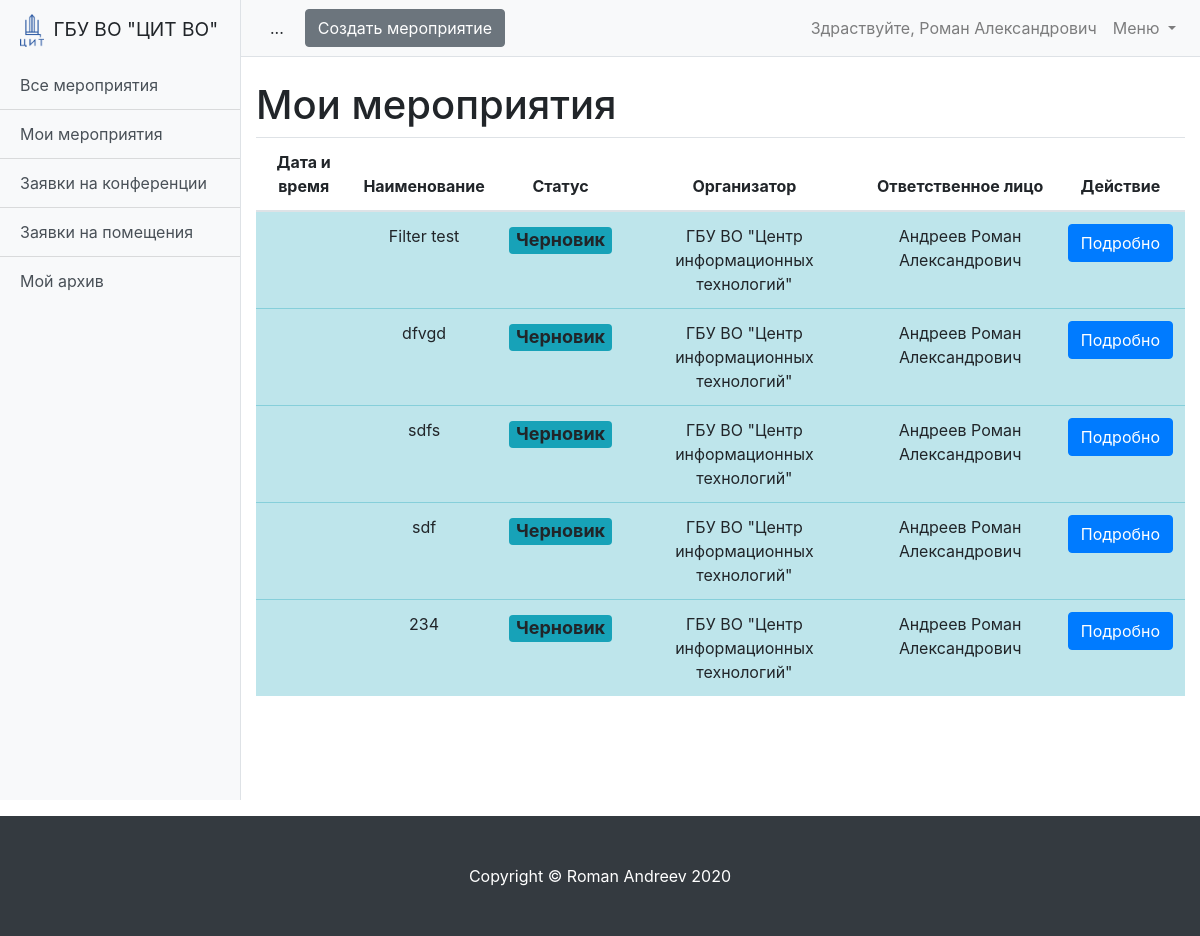
Page /schedule/my-event-list/ (signed in) on the earlier database version.
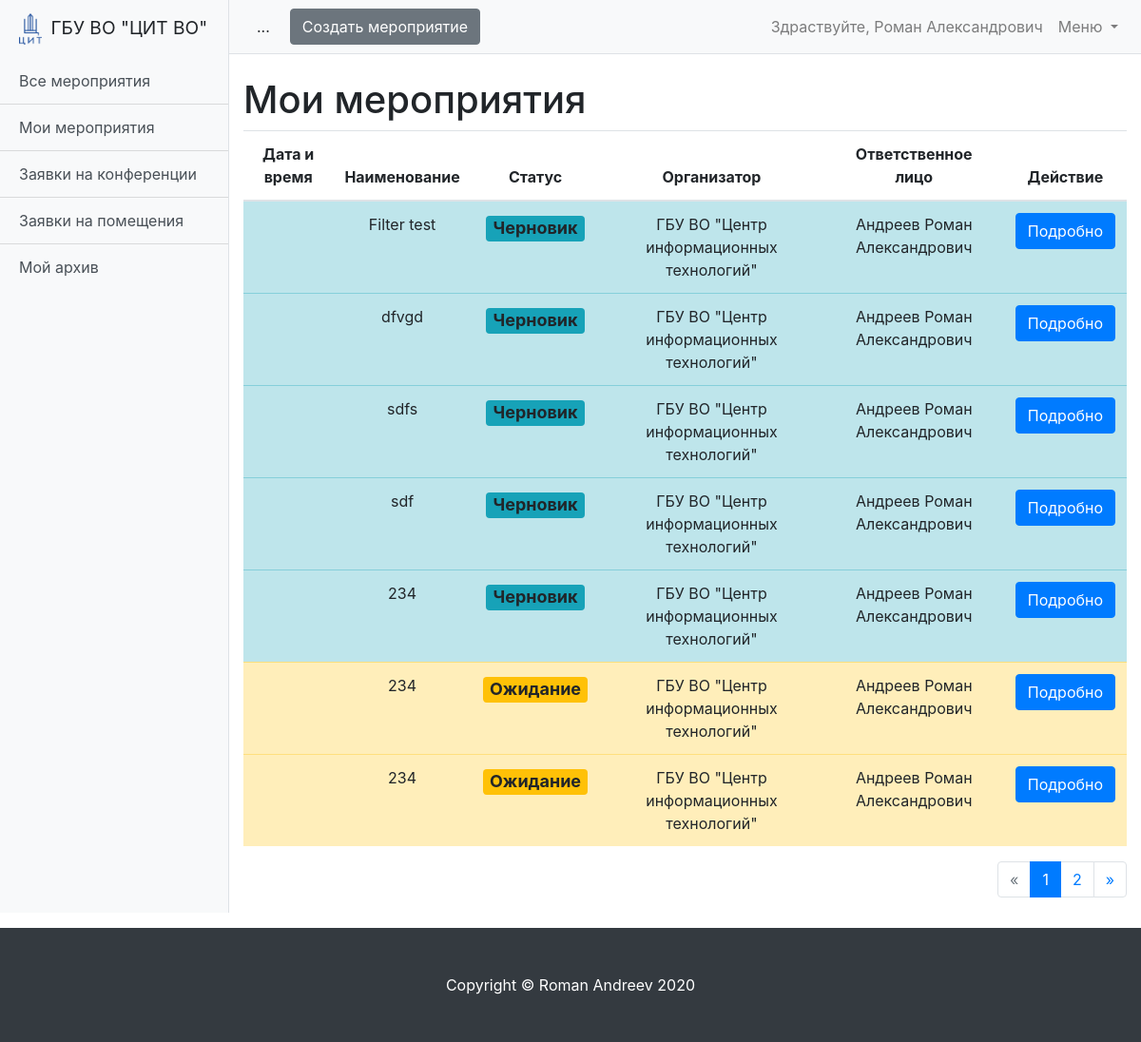
Same page on the later database version.
### schedule/models.py (models this page shows, shortened)
class Event(models.Model):
    MESSAGES = {
        'create': 'Мероприятие создано!',
        'update': 'Мероприятие изменено!',
        'delete': 'Мероприятие удалено!'
    }
    STATUS_DRAFT = 'draft'
    STATUS_WAIT = 'wait'
    STATUS_READY = 'ready'
    STATUS_REJECTION = 'rejection'
    STATUS_COMPLETED = 'completed'
    STATUS_CHOICES = (
        (STATUS_DRAFT, 'Черновик'),
        (STATUS_WAIT, 'Ожидание'),
        (STATUS_READY, 'Готово'),
        (STATUS_REJECTION, 'Отказ'),
        (STATUS_COMPLETED, 'Окончено')
    )
    name = models.CharField(max_length=255, verbose_name='Название мероприятия')
    description = models.TextField(verbose_name='Описание')
    organization = models.ForeignKey('Organization', verbose_name='Организация', on_delete=models.CASCADE)  # Возможно избыточно
    owner = models.ForeignKey('User', verbose_name='Владелец', on_delete=models.CASCADE)
    date_start = models.DateField(verbose_name='Дата начала мероприятия', null=True, blank=True)
    date_end = models.DateField(verbose_name='Дата окончания мероприятия', null=True, blank=True)
    created_at = models.DateTimeField(auto_now=True)
    status = models.CharField(
        max_length=100,
        verbose_name='Статус мероприятия',
        choices=STATUS_CHOICES,
        default=STATUS_DRAFT
    )
    def get_absolute_url(self):
        return reverse('event_detail', kwargs={'pk': self.pk})
    class Meta:
        ordering = ['date_start']
        verbose_name = 'Мероприятие'
        verbose_name_plural = 'Мероприятия'

class Organization(models.Model):
    name = models.CharField(max_length=255, verbose_name='Название организации')
    room = models.ManyToManyField('Room', verbose_name='Доступные помещения', related_name='related_room')
    created_at = models.DateTimeField(auto_now=True)
    def __str__(self):
        return self.name
    class Meta:
        ordering = ['name']
        verbose_name = 'Организация'
        verbose_name_plural = 'Организации'

class User(AbstractUser):
    is_operator = models.BooleanField(default=False, verbose_name='Опертор')
    is_assistant = models.BooleanField(default=False, verbose_name='Ассистент')
    organization = models.ForeignKey('Organization', verbose_name='Организация', on_delete=models.SET_NULL,
                                     null=True, blank=True)
    subscribe_mail = models.BooleanField(verbose_name='Подписка на почтовую рассылку', default=False)
    telegram = models.CharField(max_length=10, verbose_name='Телеграм чат-id', null=True, blank=True)
    subscribe_telegram = models.BooleanField(verbose_name='Подписка на рассылку в телеграм', default=False)
    phone = models.CharField(max_length=100, verbose_name='Телефон', null=True, blank=True)
    def __str__(self):
        return f'{self.last_name} {self.first_name}'

### schedule/views/event.py (the view)
# urls.py: path('my-event-list/', MyEventsListView.as_view(), name='my_event_list'),
class MyEventsListView(LoginRequiredMixin, HelpMixin, ListView):
    model = Event
    paginate_by = 7
    template_name = 'schedule/my_event_list.html'
    def get_queryset(self):
        queryset = super().get_queryset()
        set_status_completed(queryset)
        return queryset.filter(
            status__in=('wait', 'ready', 'draft', 'rejection'),
            owner=self.request.user
        )

### schedule/services.py (called while the page is built)
def set_status_completed(queryset):
    if queryset.model == Event:
        completed_list = queryset.filter(date_start__lt=today, status__in=['wait', 'ready', 'rejection'])
        if completed_list:
            conference = Conference.objects.filter(event__in=completed_list, date__lt=today)
            booking = Booking.objects.filter(event__in=completed_list, date__lt=today)
            conference.update(status='completed')
            booking.update(status='completed')
            completed_list.filter(date_end__lt=today).update(status='completed')
    if queryset.model in [Conference, Booking]:
        completed_list = queryset.filter(date__lt=today, status__in=['wait', 'ready', 'rejection'])
        if completed_list:
            completed_list.update(status='completed')

### schedule/templatetags/custom_filter.py (called while the page is built)
@register.filter
def get_postfix(status):
    return status_postfix_css_class.get(status)

### schedule/views/mixins.py (called while the page is built)
    def get_url_pattern(self):
        print(dir(self.request))
        print(self.request.path.strip())
        url_parts = re.sub(r'\d+', '*.*', self.request.path)
        print(url_parts)
        return re.sub(r'\d+', '*.*', self.request.path) + ';'

### schedule/templates/schedule/my_event_list.html
{% extends 'schedule/event_list.html' %}
{% block title %}Мои мероприятия{% endblock title %}

### schedule/templates/schedule/event_list.html (shortened to what this page needs)
{% extends 'schedule/base.html' %}
{% load custom_filter %}
{% block content %}
<h1 class="mt-4">{% block title %}Предстоящие мероприятия{% endblock title %}</h1>
<table class="table text-center table-hover">
  <thead>
  <tr>
    <th scope="col">Дата и время</th>
    <th scope="col">Наименование</th>
    <th scope="col">Статус</th>
    <th scope="col">Организатор</th>
    <th scope="col">Ответственное лицо</th>
    <th scope="col">Действие</th>
  </tr>
  </thead>
  <tbody>
  {% for event in page_obj %}
  <tr class="table-{{ event.status|get_postfix }}">
    <td>
    </td>
    <td>{{ event.name }}</td>
    <td>
      <h4><span class="badge bg-{{ event.status|get_postfix }}">{{ event.get_status_display  }}</span></h4>
    </td>
    <td>{{ event.organization }}</td>
    <td>{{ event.owner }}</td>
    <td><a href="{{ event.get_absolute_url }}" type="button" class="btn btn-primary">Подробно</a></td>
  </tr>
  {% endfor %}
  </tbody>
</table>
{% include 'pagination.html' %}
{% endblock content %}

Differences in the rows shown:
added Event: name "234", status "Ожидание", organization "ГБУ ВО \"Центр информационных технологий\"", owner "Андреев Роман Александрович"
added Event: name "234", status "Ожидание", organization "ГБУ ВО \"Центр информационных технологий\"", owner "Андреев Роман Александрович"
Other differences:
new list line: "1"
new list line: "2"
